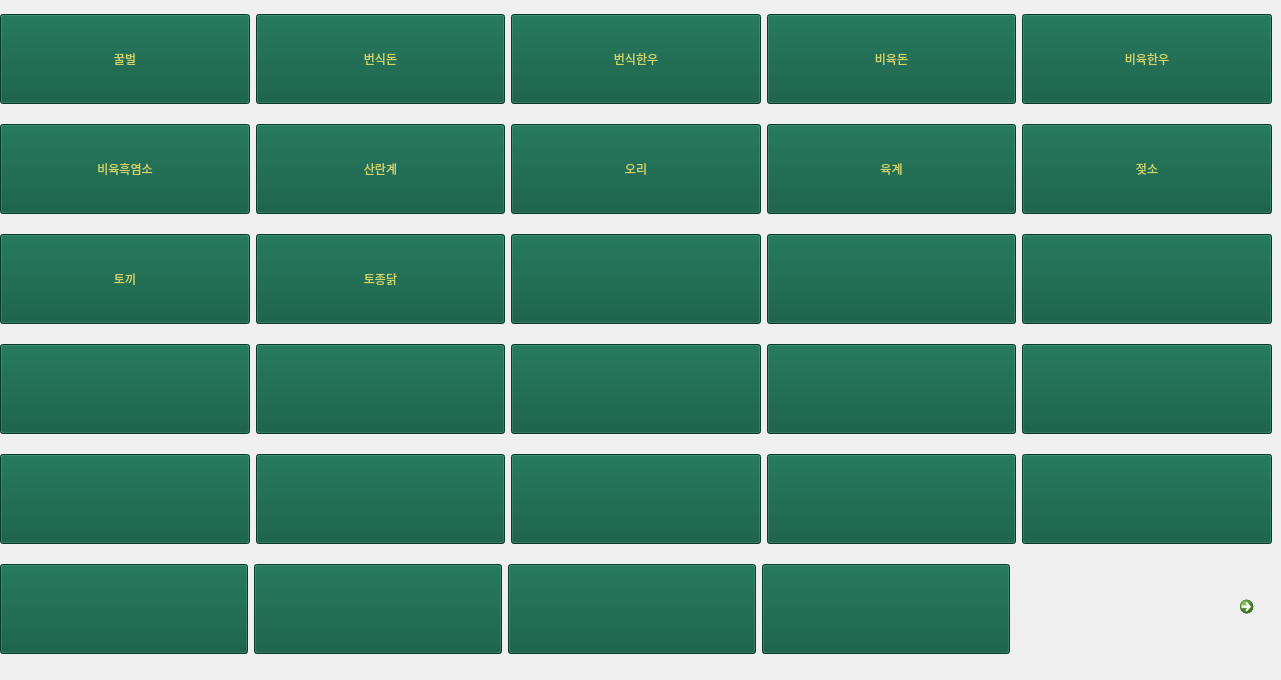
   <widget class="QWidget" name="tab10">
    <attribute name="title">
     <string>축산</string>
    </attribute>
    <widget class="QWidget" name="layoutWidget_14">
     <property name="geometry">
      <rect>
       <x>0</x>
       <y>0</y>
       <width>1272</width>
       <height>671</height>
      </rect>
     </property>
     <layout class="QVBoxLayout" name="verticalLayout_10">
      <item>
       <layout class="QHBoxLayout" name="horizontalLayout_59">
        <item>
         <widget class="QPushButton" name="pushButton_278">
          <property name="minimumSize">
           <size>
            <width>0</width>
            <height>90</height>
           </size>
          </property>
          <property name="styleSheet">
           <string notr="true">background-color: rgb(7, 85, 59);
color: rgb(206, 212, 106);
font: 18pt &quot;Agency FB&quot;;</string>
          </property>
          <property name="text">
           <string>꿀벌</string>
          </property>
         </widget>
        </item>
        <item>
         <widget class="QPushButton" name="pushButton_282">
          <property name="minimumSize">
           <size>
            <width>0</width>
            <height>90</height>
           </size>
          </property>
          <property name="styleSheet">
           <string notr="true">background-color: rgb(7, 85, 59);
color: rgb(206, 212, 106);
font: 18pt &quot;Agency FB&quot;;</string>
          </property>
          <property name="text">
           <string>번식돈</string>
          </property>
         </widget>
        </item>
        <item>
         <widget class="QPushButton" name="pushButton_283">
          <property name="minimumSize">
           <size>
            <width>0</width>
            <height>90</height>
           </size>
          </property>
          <property name="styleSheet">
           <string notr="true">background-color: rgb(7, 85, 59);
color: rgb(206, 212, 106);
font: 18pt &quot;Agency FB&quot;;</string>
          </property>
          <property name="text">
           <string>번식한우</string>
          </property>
         </widget>
        </item>
        <item>
         <widget class="QPushButton" name="pushButton_284">
          <property name="minimumSize">
           <size>
            <width>0</width>
            <height>90</height>
           </size>
          </property>
          <property name="styleSheet">
           <string notr="true">background-color: rgb(7, 85, 59);
color: rgb(206, 212, 106);
font: 18pt &quot;Agency FB&quot;;</string>
          </property>
          <property name="text">
           <string>비육돈</string>
          </property>
         </widget>
        </item>
        <item>
         <widget class="QPushButton" name="pushButton_285">
          <property name="minimumSize">
           <size>
            <width>0</width>
            <height>90</height>
           </size>
          </property>
          <property name="styleSheet">
           <string notr="true">background-color: rgb(7, 85, 59);
color: rgb(206, 212, 106);
font: 18pt &quot;Agency FB&quot;;</string>
          </property>
          <property name="text">
           <string>비육한우</string>
          </property>
         </widget>
        </item>
       </layout>
      </item>
      <item>
       <layout class="QHBoxLayout" name="horizontalLayout_60">
        <item>
         <widget class="QPushButton" name="pushButton_286">
          <property name="minimumSize">
           <size>
            <width>0</width>
            <height>90</height>
           </size>
          </property>
          <property name="styleSheet">
           <string notr="true">background-color: rgb(7, 85, 59);
color: rgb(206, 212, 106);
font: 18pt &quot;Agency FB&quot;;</string>
          </property>
          <property name="text">
           <string>비육흑염소</string>
          </property>
         </widget>
        </item>
        <item>
         <widget class="QPushButton" name="pushButton_287">
          <property name="minimumSize">
           <size>
            <width>0</width>
            <height>90</height>
           </size>
          </property>
          <property name="styleSheet">
           <string notr="true">background-color: rgb(7, 85, 59);
color: rgb(206, 212, 106);
font: 18pt &quot;Agency FB&quot;;</string>
          </property>
          <property name="text">
           <string>산란계</string>
          </property>
         </widget>
        </item>
        <item>
         <widget class="QPushButton" name="pushButton_288">
          <property name="minimumSize">
           <size>
            <width>0</width>
            <height>90</height>
           </size>
          </property>
          <property name="styleSheet">
           <string notr="true">background-color: rgb(7, 85, 59);
color: rgb(206, 212, 106);
font: 18pt &quot;Agency FB&quot;;</string>
          </property>
          <property name="text">
           <string>오리</string>
          </property>
         </widget>
        </item>
        <item>
         <widget class="QPushButton" name="pushButton_289">
          <property name="minimumSize">
           <size>
            <width>0</width>
            <height>90</height>
           </size>
          </property>
          <property name="styleSheet">
           <string notr="true">background-color: rgb(7, 85, 59);
color: rgb(206, 212, 106);
font: 18pt &quot;Agency FB&quot;;</string>
          </property>
          <property name="text">
           <string>육계</string>
          </property>
         </widget>
        </item>
        <item>
         <widget class="QPushButton" name="pushButton_290">
          <property name="minimumSize">
           <size>
            <width>0</width>
            <height>90</height>
           </size>
          </property>
          <property name="styleSheet">
           <string notr="true">background-color: rgb(7, 85, 59);
color: rgb(206, 212, 106);
font: 18pt &quot;Agency FB&quot;;</string>
          </property>
          <property name="text">
           <string>젖소</string>
          </property>
         </widget>
        </item>
       </layout>
      </item>
      <item>
       <layout class="QHBoxLayout" name="horizontalLayout_61">
        <item>
         <widget class="QPushButton" name="pushButton_291">
          <property name="minimumSize">
           <size>
            <width>0</width>
            <height>90</height>
           </size>
          </property>
          <property name="styleSheet">
           <string notr="true">background-color: rgb(7, 85, 59);
color: rgb(206, 212, 106);
font: 18pt &quot;Agency FB&quot;;</string>
          </property>
          <property name="text">
           <string>토끼</string>
          </property>
         </widget>
        </item>
        <item>
         <widget class="QPushButton" name="pushButton_292">
          <property name="minimumSize">
           <size>
            <width>0</width>
            <height>90</height>
           </size>
          </property>
          <property name="styleSheet">
           <string notr="true">background-color: rgb(7, 85, 59);
color: rgb(206, 212, 106);
font: 18pt &quot;Agency FB&quot;;</string>
          </property>
          <property name="text">
           <string>토종닭</string>
          </property>
         </widget>
        </item>
        <item>
         <widget class="QPushButton" name="pushButton_293">
          <property name="minimumSize">
           <size>
            <width>0</width>
            <height>90</height>
           </size>
          </property>
          <property name="styleSheet">
           <string notr="true">background-color: rgb(7, 85, 59);
color: rgb(206, 212, 106);
font: 18pt &quot;Agency FB&quot;;</string>
          </property>
          <property name="text">
           <string/>
          </property>
         </widget>
        </item>
        <item>
         <widget class="QPushButton" name="pushButton_294">
          <property name="minimumSize">
           <size>
            <width>0</width>
            <height>90</height>
           </size>
          </property>
          <property name="styleSheet">
           <string notr="true">background-color: rgb(7, 85, 59);
color: rgb(206, 212, 106);
font: 18pt &quot;Agency FB&quot;;</string>
          </property>
          <property name="text">
           <string/>
          </property>
         </widget>
        </item>
        <item>
         <widget class="QPushButton" name="pushButton_295">
          <property name="minimumSize">
           <size>
            <width>0</width>
            <height>90</height>
           </size>
          </property>
          <property name="styleSheet">
           <string notr="true">background-color: rgb(7, 85, 59);
color: rgb(206, 212, 106);
font: 18pt &quot;Agency FB&quot;;</string>
          </property>
          <property name="text">
           <string/>
          </property>
         </widget>
        </item>
       </layout>
      </item>
      <item>
       <layout class="QHBoxLayout" name="horizontalLayout_62">
        <item>
         <widget class="QPushButton" name="pushButton_296">
          <property name="minimumSize">
           <size>
            <width>0</width>
            <height>90</height>
           </size>
          </property>
          <property name="styleSheet">
           <string notr="true">background-color: rgb(7, 85, 59);
color: rgb(206, 212, 106);
font: 18pt &quot;Agency FB&quot;;</string>
          </property>
          <property name="text">
           <string/>
          </property>
         </widget>
        </item>
        <item>
         <widget class="QPushButton" name="pushButton_297">
          <property name="minimumSize">
           <size>
            <width>0</width>
            <height>90</height>
           </size>
          </property>
          <property name="styleSheet">
           <string notr="true">background-color: rgb(7, 85, 59);
color: rgb(206, 212, 106);
font: 18pt &quot;Agency FB&quot;;</string>
          </property>
          <property name="text">
           <string/>
          </property>
         </widget>
        </item>
        <item>
         <widget class="QPushButton" name="pushButton_298">
          <property name="minimumSize">
           <size>
            <width>0</width>
            <height>90</height>
           </size>
          </property>
          <property name="styleSheet">
           <string notr="true">background-color: rgb(7, 85, 59);
color: rgb(206, 212, 106);
font: 18pt &quot;Agency FB&quot;;</string>
          </property>
          <property name="text">
           <string/>
          </property>
         </widget>
        </item>
        <item>
         <widget class="QPushButton" name="pushButton_299">
          <property name="minimumSize">
           <size>
            <width>0</width>
            <height>90</height>
           </size>
          </property>
          <property name="styleSheet">
           <string notr="true">background-color: rgb(7, 85, 59);
color: rgb(206, 212, 106);
font: 18pt &quot;Agency FB&quot;;</string>
          </property>
          <property name="text">
           <string/>
          </property>
         </widget>
        </item>
        <item>
         <widget class="QPushButton" name="pushButton_300">
          <property name="minimumSize">
           <size>
            <width>0</width>
            <height>90</height>
           </size>
          </property>
          <property name="styleSheet">
           <string notr="true">background-color: rgb(7, 85, 59);
color: rgb(206, 212, 106);
font: 18pt &quot;Agency FB&quot;;</string>
          </property>
          <property name="text">
           <string/>
          </property>
         </widget>
        </item>
       </layout>
      </item>
      <item>
       <layout class="QHBoxLayout" name="horizontalLayout_63">
        <item>
         <widget class="QPushButton" name="pushButton_301">
          <property name="minimumSize">
           <size>
            <width>0</width>
            <height>90</height>
           </size>
          </property>
          <property name="styleSheet">
           <string notr="true">background-color: rgb(7, 85, 59);
color: rgb(206, 212, 106);
font: 18pt &quot;Agency FB&quot;;</string>
          </property>
          <property name="text">
           <string/>
          </property>
         </widget>
        </item>
        <item>
         <widget class="QPushButton" name="pushButton_302">
          <property name="minimumSize">
           <size>
            <width>0</width>
            <height>90</height>
           </size>
          </property>
          <property name="styleSheet">
           <string notr="true">background-color: rgb(7, 85, 59);
color: rgb(206, 212, 106);
font: 18pt &quot;Agency FB&quot;;</string>
          </property>
          <property name="text">
           <string/>
          </property>
         </widget>
        </item>
        <item>
         <widget class="QPushButton" name="pushButton_303">
          <property name="minimumSize">
           <size>
            <width>0</width>
            <height>90</height>
           </size>
          </property>
          <property name="styleSheet">
           <string notr="true">background-color: rgb(7, 85, 59);
color: rgb(206, 212, 106);
font: 18pt &quot;Agency FB&quot;;</string>
          </property>
          <property name="text">
           <string/>
          </property>
         </widget>
        </item>
        <item>
         <widget class="QPushButton" name="pushButton_304">
          <property name="minimumSize">
           <size>
            <width>0</width>
            <height>90</height>
           </size>
          </property>
          <property name="styleSheet">
           <string notr="true">background-color: rgb(7, 85, 59);
color: rgb(206, 212, 106);
font: 18pt &quot;Agency FB&quot;;</string>
          </property>
          <property name="text">
           <string/>
          </property>
         </widget>
        </item>
        <item>
         <widget class="QPushButton" name="pushButton_305">
          <property name="minimumSize">
           <size>
            <width>0</width>
            <height>90</height>
           </size>
          </property>
          <property name="styleSheet">
           <string notr="true">background-color: rgb(7, 85, 59);
color: rgb(206, 212, 106);
font: 18pt &quot;Agency FB&quot;;</string>
          </property>
          <property name="text">
           <string/>
          </property>
         </widget>
        </item>
       </layout>
      </item>
      <item>
       <layout class="QHBoxLayout" name="horizontalLayout_64">
        <item>
         <widget class="QPushButton" name="pushButton_306">
          <property name="minimumSize">
           <size>
            <width>248</width>
            <height>90</height>
           </size>
          </property>
          <property name="styleSheet">
           <string notr="true">background-color: rgb(7, 85, 59);
color: rgb(206, 212, 106);
font: 18pt &quot;Agency FB&quot;;</string>
          </property>
          <property name="text">
           <string/>
          </property>
         </widget>
        </item>
        <item>
         <widget class="QPushButton" name="pushButton_307">
          <property name="minimumSize">
           <size>
            <width>248</width>
            <height>90</height>
           </size>
          </property>
          <property name="styleSheet">
           <string notr="true">background-color: rgb(7, 85, 59);
color: rgb(206, 212, 106);
font: 18pt &quot;Agency FB&quot;;</string>
          </property>
          <property name="text">
           <string/>
          </property>
         </widget>
        </item>
        <item>
         <widget class="QPushButton" name="pushButton_308">
          <property name="minimumSize">
           <size>
            <width>248</width>
            <height>90</height>
           </size>
          </property>
          <property name="styleSheet">
           <string notr="true">background-color: rgb(7, 85, 59);
color: rgb(206, 212, 106);
font: 18pt &quot;Agency FB&quot;;</string>
          </property>
          <property name="text">
           <string/>
          </property>
         </widget>
        </item>
        <item>
         <widget class="QPushButton" name="pushButton_309">
          <property name="minimumSize">
           <size>
            <width>248</width>
            <height>90</height>
           </size>
          </property>
          <property name="styleSheet">
           <string notr="true">background-color: rgb(7, 85, 59);
color: rgb(206, 212, 106);
font: 18pt &quot;Agency FB&quot;;</string>
          </property>
          <property name="text">
           <string/>
          </property>
         </widget>
        </item>
        <item>
         <spacer name="horizontalSpacer_10">
          <property name="orientation">
           <enum>Qt::Horizontal</enum>
          </property>
          <property name="sizeHint" stdset="0">
           <size>
            <width>40</width>
            <height>20</height>
           </size>
          </property>
         </spacer>
        </item>
        <item>
         <widget class="QCommandLinkButton" name="commandLinkButton_10">
          <property name="maximumSize">
           <size>
            <width>40</width>
            <height>40</height>
           </size>
          </property>
          <property name="styleSheet">
           <string notr="true">background-color: rgb(7, 85, 59);
color:rgb(206, 212, 106);
</string>
          </property>
          <property name="text">
           <string/>
          </property>
         </widget>
        </item>
       </layout>
      </item>
     </layout>
    </widget>
   </widget>
